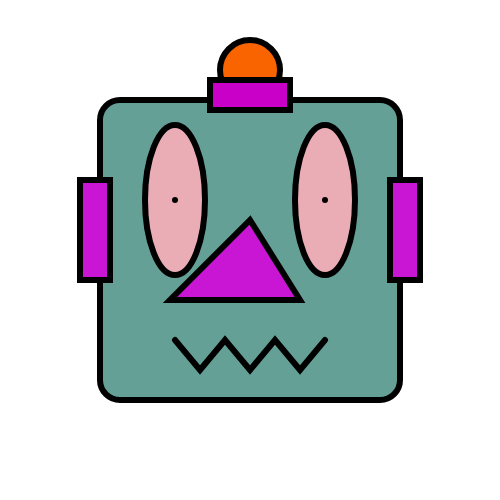
Frame 1 (no input)
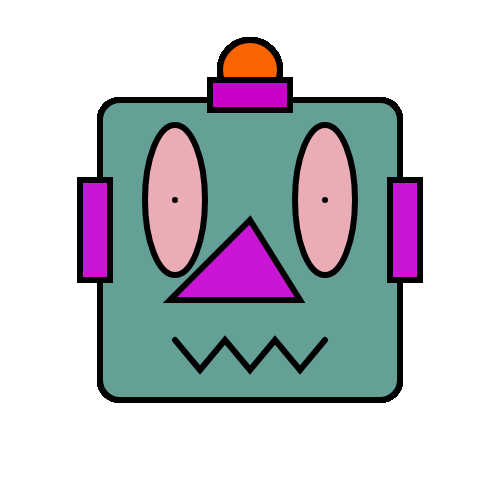
Frame 60 (no input)
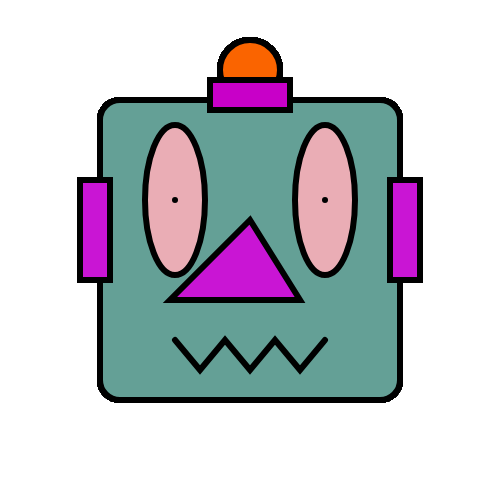
Frame 120 (the mouse pressed at the canvas centre since frame 60)

The p5.js sketch that drew these frames (run headless with seeded random() and noise() and a simulated clock; from frame 60 on, the mouse is pressed at the canvas centre):

// p5.js sketch
// ── sketch.js
function setup()
{
	//create a canvas for the robot
	createCanvas(500, 500);
}

function draw()
{
	strokeWeight(6);

	//robots head
	fill(100,160,150);
	rect(100, 100, 300, 300, 20);


	//robots antenna
	fill(250, 100, 0);
	ellipse(250, 70, 60, 60);

	fill(200, 0, 200);
	rect(210, 80, 80, 30);

	//robots eyes
	fill(234,173,181);
	ellipse(175, 200,60, 150);
	point(175, 200);
	ellipse(325, 200, 60, 150);
	point(325, 200);


	//robots nose
	fill(201, 21, 212);
	triangle(250, 220, 170, 300, 300, 300);

	//robots ears
	rect(80, 180, 30, 100);
	rect(390, 180, 30, 100);

	//robots mouth
	noFill();
	beginShape();
	vertex(175, 340);
	vertex(200, 370);
	vertex(225, 340);
	vertex(250, 370);
	vertex(275, 340);
	vertex(300, 370);
	vertex(325, 340);
	endShape();
}
